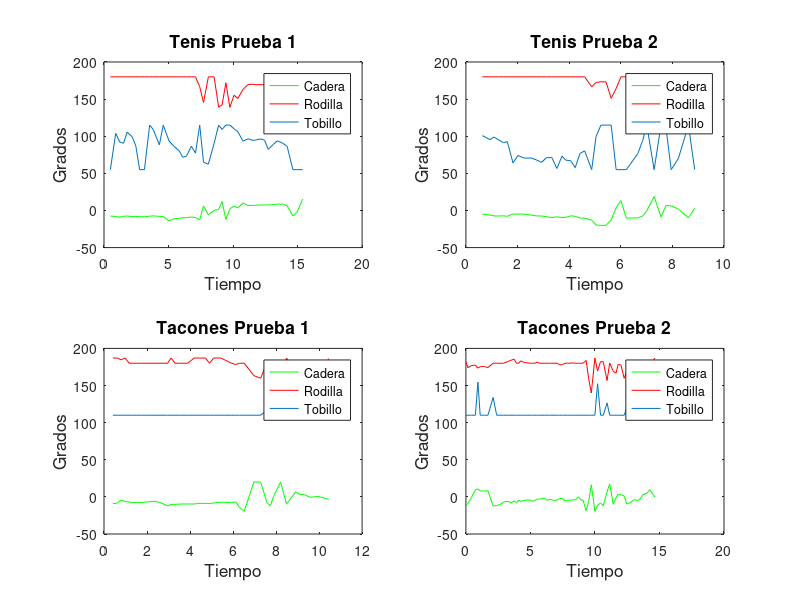

Recreate this plot in MATLAB.
%Procesado prueba 1 tenis
caderaT=load('Prueba1karitenis_AngulosCadera.mat');
rodillaT=load('Prueba1karitenis_AngulosRodilla.mat');
tobilloT=load('Prueba1karitenis_AngulosTobillo.mat');
tiempoT=load('Prueba1karitenis_TiempoAngulos.mat');
caderaT=struct2cell(caderaT);
caderaT=cell2mat(caderaT);
rodillaT=struct2cell(rodillaT);
rodillaT=cell2mat(rodillaT);
tobilloT=struct2cell(tobilloT);
tobilloT=cell2mat(tobilloT);
tiempoT=struct2cell(tiempoT);
tiempoT=cell2mat(tiempoT);
        [val pos]=find(rodillaT>180);
        rodillaT(1,pos)=180;
        [val pos]=find(rodillaT<115);
        rodillaT(1,pos)=115;
        %filtrado pie
        [val pos]=find(tobilloT>115);
        tobilloT(1,pos)=115;
        [val pos]=find(tobilloT<55);
        tobilloT(1,pos)=55;
        %filtrado cadera
        [val pos]=find(caderaT>20);
        caderaT(1,pos)=20;
        [val pos]=find(caderaT<-20);
        caderaT(1,pos)=-20;
%Procesado prueba 2 tenis
caderaT2=load('prueb2teniskari_AngulosCadera.mat');
rodillaT2=load('prueb2teniskari_AngulosRodilla.mat');
tobilloT2=load('prueb2teniskari_AngulosTobillo.mat');
tiempoT2=load('prueb2teniskari_TiempoAngulos.mat');
caderaT2=struct2cell(caderaT2);
caderaT2=cell2mat(caderaT2);
rodillaT2=struct2cell(rodillaT2);
rodillaT2=cell2mat(rodillaT2);
tobilloT2=struct2cell(tobilloT2);
tobilloT2=cell2mat(tobilloT2);
tiempoT2=struct2cell(tiempoT2);
tiempoT2=cell2mat(tiempoT2);
                %filtrado rodilla
                [val pos]=find(rodillaT2>180);
                rodillaT2(1,pos)=180;
                [val pos]=find(rodillaT2<115);
                rodillaT2(1,pos)=115;
                %filtrado pie
                [val pos]=find(tobilloT2>115);
                tobilloT2(1,pos)=115;
                [val pos]=find(tobilloT2<55);
                tobilloT2(1,pos)=55;
                %filtrado cadera
                [val pos]=find(caderaT2>20);
                caderaT2(1,pos)=20;
                [val pos]=find(caderaT2<-20);
                caderaT2(1,pos)=-20;
%Procesado de tacones prueba 1
caderaTa=load('prueb1taconeskari_AngulosCadera.mat');
rodillaTa=load('prueb1taconeskari_AngulosRodilla.mat');
tobilloTa=load('prueb1taconeskari_AngulosTobillo.mat');
tiempoTa=load('prueb1taconeskari_TiempoAngulos.mat');
caderaTa=struct2cell(caderaTa);
caderaTa=cell2mat(caderaTa);
rodillaTa=struct2cell(rodillaTa);
rodillaTa=cell2mat(rodillaTa);
tobilloTa=struct2cell(tobilloTa);
tobilloTa=cell2mat(tobilloTa);
tiempoTa=struct2cell(tiempoTa);
tiempoTa=cell2mat(tiempoTa);
[val pos]=find(rodillaTa>187);
rodillaTa(1,pos)=187;
[val pos]=find(rodillaTa<132);
rodillaTa(1,pos)=132;
%filtrado pie
[val pos]=find(tobilloTa>160);
tobilloTa(1,pos)=160;
[val pos]=find(tobilloTa<110);
tobilloTa(1,pos)=110;
%filtrado cadera
[val pos]=find(caderaTa>20);
caderaTa(1,pos)=20;
[val pos]=find(caderaTa<-20);
caderaTa(1,pos)=-20;
%procesado de tacones prueba 2
caderaTa2=load('prueb2taconeskari_AngulosCadera.mat');
rodillaTa2=load('prueb2taconeskari_AngulosRodilla.mat');
tobilloTa2=load('prueb2taconeskari_AngulosTobillo.mat');
tiempoTa2=load('prueb2taconeskari_TiempoAngulos.mat');
caderaTa2=struct2cell(caderaTa2);
caderaTa2=cell2mat(caderaTa2);
rodillaTa2=struct2cell(rodillaTa2);
rodillaTa2=cell2mat(rodillaTa2);
tobilloTa2=struct2cell(tobilloTa2);
tobilloTa2=cell2mat(tobilloTa2);
tiempoTa2=struct2cell(tiempoTa2);
tiempoTa2=cell2mat(tiempoTa2);
        %filtrado rodilla
        [val pos]=find(rodillaTa2>187);
        rodillaTa2(1,pos)=187;
        [val pos]=find(rodillaTa2<132);
        rodillaTa2(1,pos)=132;
        %filtrado pie
        [val pos]=find(tobilloTa2>160);
        tobilloTa2(1,pos)=160;
        [val pos]=find(tobilloTa2<110);
        tobilloTa2(1,pos)=110;
        %filtrado cadera
        [val pos]=find(caderaTa2>20);
        caderaTa2(1,pos)=20;
        [val pos]=find(caderaTa2<-20);
        caderaTa2(1,pos)=-20;

figure('Name','Karina')
subplot(2,2,1)
plot(tiempoT,caderaT,'g');
hold on
plot(tiempoT,rodillaT,'r');
plot(tiempoT,tobilloT);
legend('Cadera','Rodilla','Tobillo','Location','NorthEast')
title('Tenis Prueba 1','FontSize',12.5);
xlabel('Tiempo','FontSize',12.5);
ylabel('Grados','FontSize',12.5)
subplot(2,2,2)
plot(tiempoT2,caderaT2,'g');
hold on
plot(tiempoT2,rodillaT2,'r');
plot(tiempoT2,tobilloT2);
legend('Cadera','Rodilla','Tobillo','Location','NorthEast')
title('Tenis Prueba 2','FontSize',12.5);
xlabel('Tiempo','FontSize',12.5);
ylabel('Grados','FontSize',12.5)
subplot(2,2,3)
plot(tiempoTa,caderaTa,'g');
hold on
plot(tiempoTa,rodillaTa,'r');
plot(tiempoTa,tobilloTa);
legend('Cadera','Rodilla','Tobillo','Location','NorthEast')
title('Tacones Prueba 1','FontSize',12.5);
xlabel('Tiempo','FontSize',12.5);
ylabel('Grados','FontSize',12.5)
subplot(2,2,4)
plot(tiempoTa2,caderaTa2,'g');
hold on
plot(tiempoTa2,rodillaTa2,'r');
plot(tiempoTa2,tobilloTa2);
legend('Cadera','Rodilla','Tobillo','Location','NorthEast')
title('Tacones Prueba 2','FontSize',12.5);
xlabel('Tiempo','FontSize',12.5);
ylabel('Grados','FontSize',12.5)
